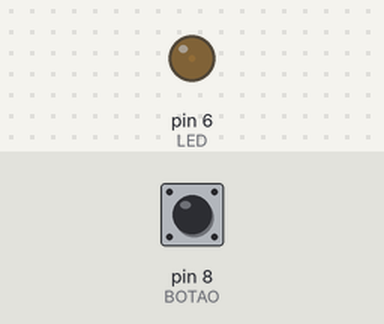
A sketch run on a simulated Arduino Uno, built with avr-gcc and run on an emulated ATmega328P. On the bench: output pins drawn as LEDs (lit = HIGH). The inputs (shaded band) are chosen by the test bench; at power-on: pin 8 (BOTAO) HIGH.

Above: at 5.0 s.
5.1 s: pin 8 (BOTAO) pulled LOW for 0.15 s
At 5.18 s:
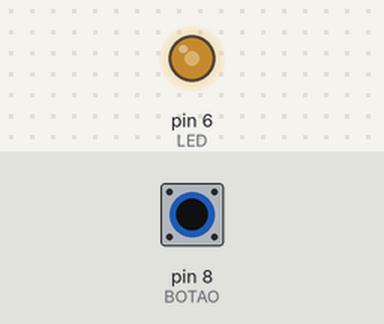
6.7 s: pin 8 (BOTAO) pulled LOW for 3.2 s
At 10.5 s:
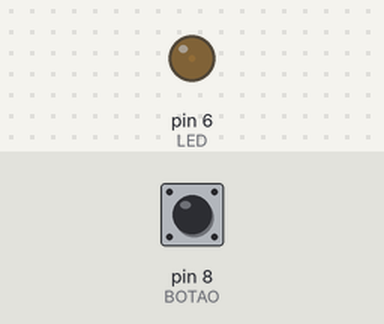
Timing chart, 0 to 12.0 s (numbered marks = the images above; inputs shaded):
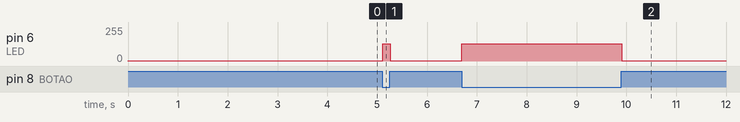

Measured:
- after the input at 5.1 s, pin 6 (LED): 1/255 → 128/255 at once, → 1/255 0.15 s later
- after the input at 6.7 s, pin 6 (LED): 1/255 → 128/255 at once, → 1/255 3.2 s later

The sketch:

Exercicio01.ino
```cpp
#define LED (1 << PD6)
#define BOTAO (1 << PB0)

int main(){

  //Configurações de entrada e saída
  DDRD |= LED; // configura saída PD6 para o PWM
  PORTD &= ~LED; // PWM inicia desligado

  PORTB |= BOTAO; // Ativa resistor de pull-up interno do pino PB0

  // Configura modo FAST PWM e modo do comparador A não-inversor
  TCCR0A |= (1 << COM0A1) | (1 << WGM01) | (1 << WGM00); //0b100000011

  // Ativa o PWM com Pre-Scaler 1024 (Frequência de 15,625KHz)
  TCCR0B |= (1 << CS02) | (1 << CS00); //0b00000101

  // Inicia o PWM com DC = 0%
  OCR0A = 0;

  //Configuração da interrupção externa no portal B
  PCICR = (1 << PCIE0);
  PCMSK0 |= BOTAO; //Ativa a interrupção no pino PB0

  //Ativa as interrupções globais
  sei();

  for (;;){

  }

}

//Vetor da interrupção do portal B
ISR(PCINT0_vect){

  if((PINB & BOTAO) == 0){ //Quando botão for precionado (botao = 0)
    OCR0A = 127; //Modifica o DC para 50% (50% de 255)
  }
  else if((PINB & BOTAO) == BOTAO){ //Quando botão for solto (botao = 1)
    OCR0A = 0; //Modifica o DC para 0%
  }

}
```
